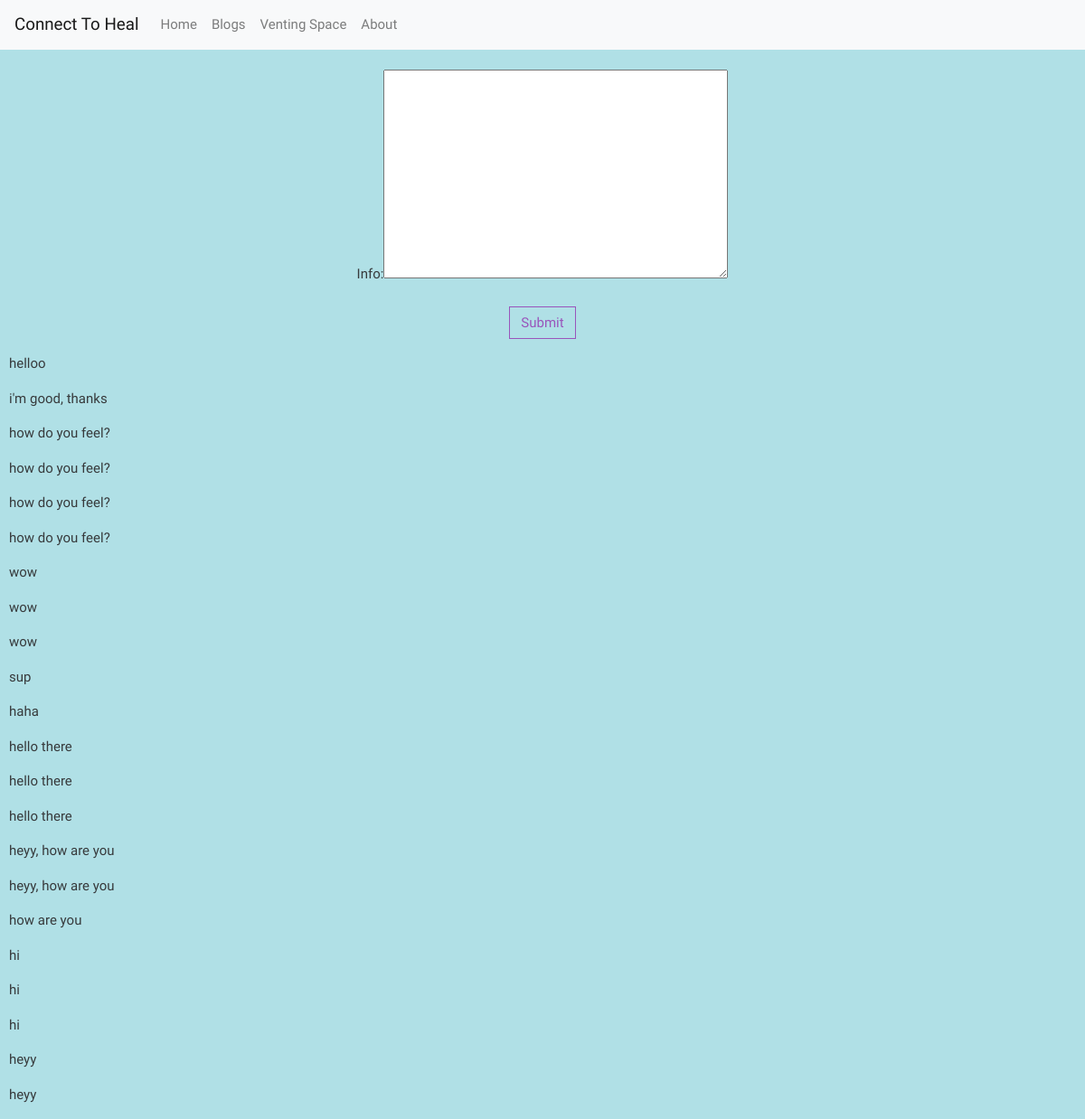
Screenshot of /discussion/ with the database file from the repository.
### connectToHeal/models.py (models this page shows, shortened)
class DiscussionModel(models.Model):
    info = models.TextField(max_length = 255)

### connectToHeal/views.py (the view)
# urls.py: path('discussion/', views.discussionPage, name = "dicussion"),
def discussionPage(request):
    form =  DiscussionForm()
    if request.method == 'POST':
        form = DiscussionForm(request.POST)
        if form.is_valid():
            form.save()
    forums = DiscussionModel.objects.all()
    return render(request, 'connectToHeal/discussion.html', {'form': form,'forums':forums})

### connectToHeal/forms.py
class DiscussionForm(forms.ModelForm):
    class Meta:
        model = DiscussionModel
        fields = ['info']

### connectToHeal/templates/connectToHeal/discussion.html (shortened to what this page needs)
{% extends "connectToHeal/base.html" %}
  {% block content%}
   <body style="background-color:powderblue;">
  <form method="post" enctype="multipart/form-data">
    <fieldset class="form-group">
        <center>{{ form.label }} <br> {{form}}  </center>
    </fieldset>
    <center><div class="form-group">
        <button class="btn btn-outline-info" id = "submitbutton">Submit</button>
    </div></center>
</form>
{% for forum in forums reversed %}
<p style="padding-left:10px"> {{forum.info}} </p>
{% endfor %}
</body>
  {% endblock%}

### rows the page displays
DiscussionModel: info "helloo"
DiscussionModel: info "i'm good, thanks"
DiscussionModel: info "how do you feel?"
DiscussionModel: info "how do you feel?"
DiscussionModel: info "how do you feel?"
DiscussionModel: info "how do you feel?"
DiscussionModel: info "wow"
DiscussionModel: info "wow"
DiscussionModel: info "wow"
DiscussionModel: info "sup"
DiscussionModel: info "haha"
DiscussionModel: info "hello there"
DiscussionModel: info "hello there"
DiscussionModel: info "hello there"
DiscussionModel: info "heyy, how are you"
DiscussionModel: info "heyy, how are you"
DiscussionModel: info "how are you"
DiscussionModel: info "hi"
DiscussionModel: info "hi"
DiscussionModel: info "hi"
DiscussionModel: info "heyy"
DiscussionModel: info "heyy"
